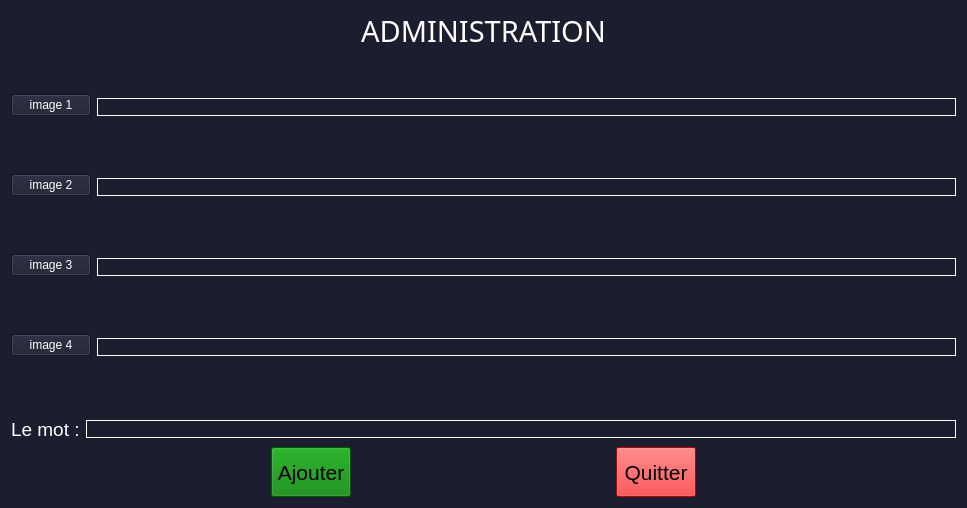
<?xml version="1.0" encoding="UTF-8"?>
<ui version="4.0">
 <class>enregistrer_sous</class>
 <widget class="QMainWindow" name="enregistrer_sous">
  <property name="geometry">
   <rect>
    <x>0</x>
    <y>0</y>
    <width>967</width>
    <height>508</height>
   </rect>
  </property>
  <property name="sizePolicy">
   <sizepolicy hsizetype="Fixed" vsizetype="Fixed">
    <horstretch>0</horstretch>
    <verstretch>0</verstretch>
   </sizepolicy>
  </property>
  <property name="minimumSize">
   <size>
    <width>400</width>
    <height>333</height>
   </size>
  </property>
  <property name="maximumSize">
   <size>
    <width>5000</width>
    <height>4444</height>
   </size>
  </property>
  <property name="windowTitle">
   <string>enregistrer_sous</string>
  </property>
  <property name="windowIcon">
   <iconset resource="ressource.qrc">
    <normaloff>:/logo/image/logo.jpg</normaloff>:/logo/image/logo.jpg</iconset>
  </property>
  <property name="styleSheet">
   <string notr="true">background-color:#1c1d2f;
color :white;
</string>
  </property>
  <widget class="QWidget" name="centralWidget">
   <layout class="QGridLayout" name="gridLayout_3">
    <item row="0" column="0">
     <layout class="QGridLayout" name="gridLayout_2">
      <item row="0" column="0">
       <layout class="QGridLayout" name="gridLayout">
        <item row="0" column="0">
         <widget class="QLabel" name="label_2">
          <property name="sizePolicy">
           <sizepolicy hsizetype="Preferred" vsizetype="Fixed">
            <horstretch>0</horstretch>
            <verstretch>0</verstretch>
           </sizepolicy>
          </property>
          <property name="font">
           <font>
            <family>Sitka Display</family>
            <pointsize>22</pointsize>
           </font>
          </property>
          <property name="styleSheet">
           <string notr="true">color : white;</string>
          </property>
          <property name="text">
           <string>ADMINISTRATION</string>
          </property>
          <property name="alignment">
           <set>Qt::AlignCenter</set>
          </property>
         </widget>
        </item>
       </layout>
      </item>
      <item row="1" column="0">
       <layout class="QVBoxLayout" name="verticalLayout_3">
        <item>
         <layout class="QHBoxLayout" name="horizontalLayout_2">
          <item>
           <layout class="QVBoxLayout" name="verticalLayout_2">
            <item>
             <widget class="QPushButton" name="b1">
              <property name="styleSheet">
               <string notr="true">color:white;</string>
              </property>
              <property name="text">
               <string>image 1</string>
              </property>
             </widget>
            </item>
            <item>
             <spacer name="verticalSpacer_2">
              <property name="orientation">
               <enum>Qt::Vertical</enum>
              </property>
              <property name="sizeType">
               <enum>QSizePolicy::Minimum</enum>
              </property>
              <property name="sizeHint" stdset="0">
               <size>
                <width>20</width>
                <height>15</height>
               </size>
              </property>
             </spacer>
            </item>
            <item>
             <widget class="QPushButton" name="b2">
              <property name="styleSheet">
               <string notr="true">color:white;</string>
              </property>
              <property name="text">
               <string>image 2</string>
              </property>
             </widget>
            </item>
            <item>
             <spacer name="verticalSpacer_3">
              <property name="orientation">
               <enum>Qt::Vertical</enum>
              </property>
              <property name="sizeType">
               <enum>QSizePolicy::Minimum</enum>
              </property>
              <property name="sizeHint" stdset="0">
               <size>
                <width>20</width>
                <height>15</height>
               </size>
              </property>
             </spacer>
            </item>
            <item>
             <widget class="QPushButton" name="b3">
              <property name="styleSheet">
               <string notr="true">color:white;</string>
              </property>
              <property name="text">
               <string>image 3</string>
              </property>
             </widget>
            </item>
            <item>
             <spacer name="verticalSpacer_5">
              <property name="orientation">
               <enum>Qt::Vertical</enum>
              </property>
              <property name="sizeType">
               <enum>QSizePolicy::Minimum</enum>
              </property>
              <property name="sizeHint" stdset="0">
               <size>
                <width>20</width>
                <height>15</height>
               </size>
              </property>
             </spacer>
            </item>
            <item>
             <widget class="QPushButton" name="b4">
              <property name="styleSheet">
               <string notr="true">color:white;</string>
              </property>
              <property name="text">
               <string>image 4</string>
              </property>
             </widget>
            </item>
            <item>
             <spacer name="verticalSpacer_4">
              <property name="orientation">
               <enum>Qt::Vertical</enum>
              </property>
              <property name="sizeType">
               <enum>QSizePolicy::Minimum</enum>
              </property>
              <property name="sizeHint" stdset="0">
               <size>
                <width>20</width>
                <height>15</height>
               </size>
              </property>
             </spacer>
            </item>
           </layout>
          </item>
          <item>
           <layout class="QVBoxLayout" name="verticalLayout">
            <item>
             <widget class="QLineEdit" name="img_1">
              <property name="enabled">
               <bool>false</bool>
              </property>
              <property name="styleSheet">
               <string notr="true">width:220px;
border:1px solid white;</string>
              </property>
             </widget>
            </item>
            <item>
             <spacer name="verticalSpacer">
              <property name="orientation">
               <enum>Qt::Vertical</enum>
              </property>
              <property name="sizeType">
               <enum>QSizePolicy::Minimum</enum>
              </property>
              <property name="sizeHint" stdset="0">
               <size>
                <width>20</width>
                <height>15</height>
               </size>
              </property>
             </spacer>
            </item>
            <item>
             <widget class="QLineEdit" name="img_2">
              <property name="enabled">
               <bool>false</bool>
              </property>
              <property name="styleSheet">
               <string notr="true">width:220px;
border:1px solid white;</string>
              </property>
             </widget>
            </item>
            <item>
             <spacer name="verticalSpacer_6">
              <property name="orientation">
               <enum>Qt::Vertical</enum>
              </property>
              <property name="sizeType">
               <enum>QSizePolicy::Minimum</enum>
              </property>
              <property name="sizeHint" stdset="0">
               <size>
                <width>20</width>
                <height>15</height>
               </size>
              </property>
             </spacer>
            </item>
            <item>
             <widget class="QLineEdit" name="img_3">
              <property name="enabled">
               <bool>false</bool>
              </property>
              <property name="styleSheet">
               <string notr="true">width:220px;
border:1px solid white;</string>
              </property>
             </widget>
            </item>
            <item>
             <spacer name="verticalSpacer_7">
              <property name="orientation">
               <enum>Qt::Vertical</enum>
              </property>
              <property name="sizeType">
               <enum>QSizePolicy::Minimum</enum>
              </property>
              <property name="sizeHint" stdset="0">
               <size>
                <width>20</width>
                <height>15</height>
               </size>
              </property>
             </spacer>
            </item>
            <item>
             <widget class="QLineEdit" name="img_4">
              <property name="enabled">
               <bool>false</bool>
              </property>
              <property name="styleSheet">
               <string notr="true">width:220px;
border:1px solid white;</string>
              </property>
             </widget>
            </item>
            <item>
             <spacer name="verticalSpacer_8">
              <property name="orientation">
               <enum>Qt::Vertical</enum>
              </property>
              <property name="sizeType">
               <enum>QSizePolicy::Minimum</enum>
              </property>
              <property name="sizeHint" stdset="0">
               <size>
                <width>20</width>
                <height>15</height>
               </size>
              </property>
             </spacer>
            </item>
           </layout>
          </item>
         </layout>
        </item>
        <item>
         <layout class="QHBoxLayout" name="horizontalLayout">
          <item>
           <widget class="QLabel" name="label">
            <property name="font">
             <font>
              <pointsize>14</pointsize>
             </font>
            </property>
            <property name="text">
             <string>Le mot :</string>
            </property>
           </widget>
          </item>
          <item>
           <widget class="QLineEdit" name="mot">
            <property name="styleSheet">
             <string notr="true">border:1px solid white;</string>
            </property>
            <property name="text">
             <string/>
            </property>
           </widget>
          </item>
         </layout>
        </item>
        <item>
         <layout class="QHBoxLayout" name="horizontalLayout_3">
          <item>
           <spacer name="horizontalSpacer_3">
            <property name="orientation">
             <enum>Qt::Horizontal</enum>
            </property>
            <property name="sizeHint" stdset="0">
             <size>
              <width>40</width>
              <height>20</height>
             </size>
            </property>
           </spacer>
          </item>
          <item>
           <widget class="QPushButton" name="submit">
            <property name="sizePolicy">
             <sizepolicy hsizetype="Fixed" vsizetype="Fixed">
              <horstretch>0</horstretch>
              <verstretch>0</verstretch>
             </sizepolicy>
            </property>
            <property name="minimumSize">
             <size>
              <width>50</width>
              <height>50</height>
             </size>
            </property>
            <property name="font">
             <font>
              <pointsize>16</pointsize>
             </font>
            </property>
            <property name="styleSheet">
             <string notr="true">background-color:green;
color:black;</string>
            </property>
            <property name="text">
             <string>Ajouter</string>
            </property>
           </widget>
          </item>
          <item>
           <spacer name="horizontalSpacer_2">
            <property name="orientation">
             <enum>Qt::Horizontal</enum>
            </property>
            <property name="sizeHint" stdset="0">
             <size>
              <width>40</width>
              <height>20</height>
             </size>
            </property>
           </spacer>
          </item>
          <item>
           <widget class="QPushButton" name="pushButton">
            <property name="sizePolicy">
             <sizepolicy hsizetype="Fixed" vsizetype="Fixed">
              <horstretch>0</horstretch>
              <verstretch>0</verstretch>
             </sizepolicy>
            </property>
            <property name="minimumSize">
             <size>
              <width>50</width>
              <height>50</height>
             </size>
            </property>
            <property name="font">
             <font>
              <pointsize>16</pointsize>
             </font>
            </property>
            <property name="styleSheet">
             <string notr="true">background-color:red;
color:black;</string>
            </property>
            <property name="text">
             <string>Quitter</string>
            </property>
           </widget>
          </item>
          <item>
           <spacer name="horizontalSpacer">
            <property name="orientation">
             <enum>Qt::Horizontal</enum>
            </property>
            <property name="sizeHint" stdset="0">
             <size>
              <width>40</width>
              <height>20</height>
             </size>
            </property>
           </spacer>
          </item>
         </layout>
        </item>
       </layout>
      </item>
     </layout>
    </item>
   </layout>
  </widget>
 </widget>
 <layoutdefault spacing="6" margin="11"/>
 <resources>
  <include location="ressource.qrc"/>
 </resources>
 <connections/>
</ui>
